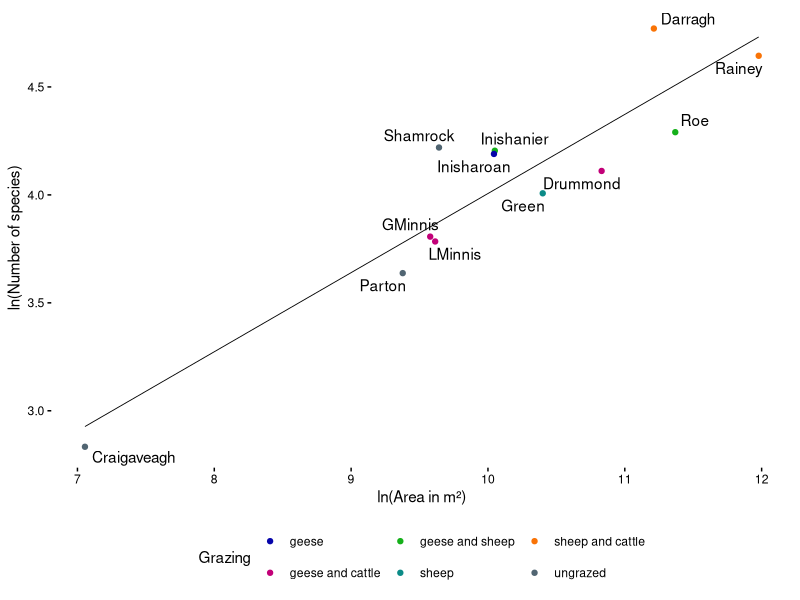
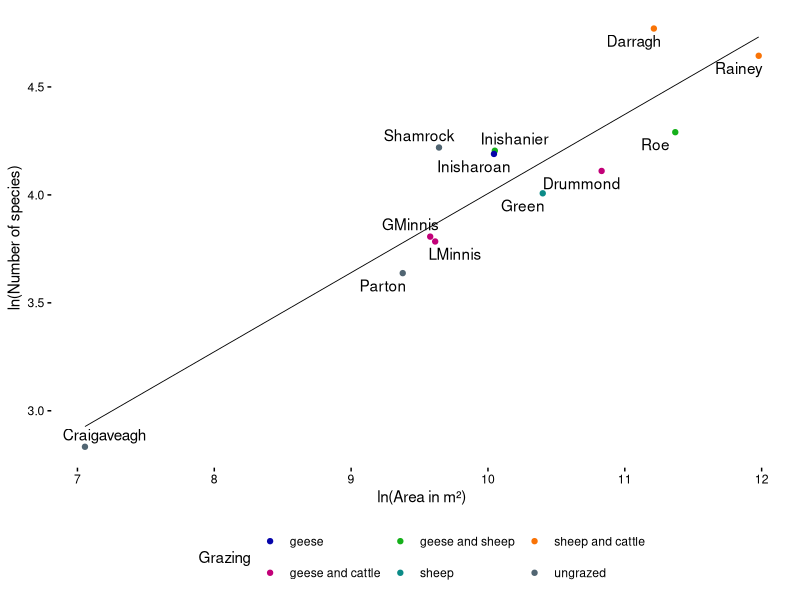
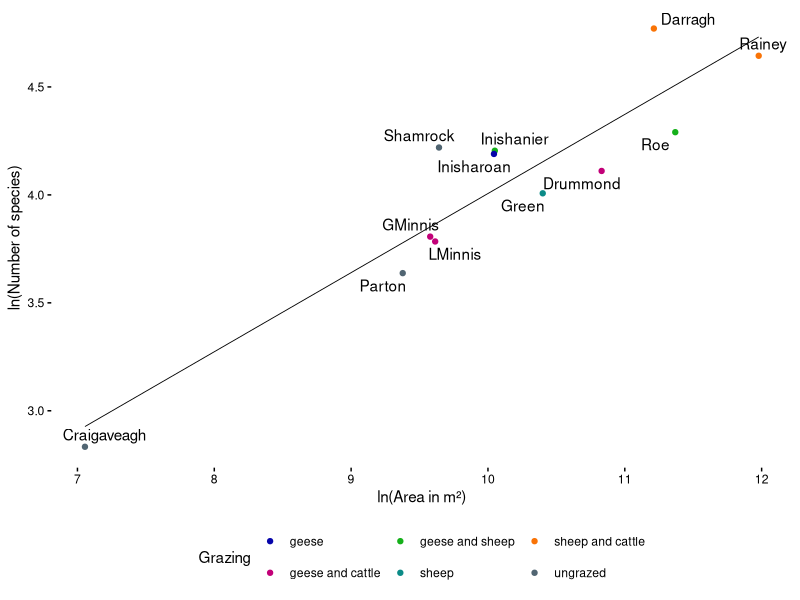
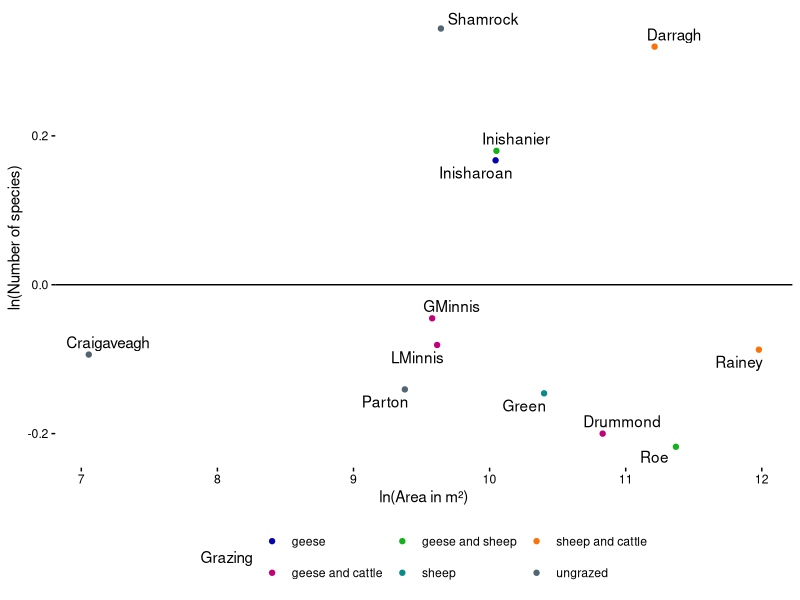
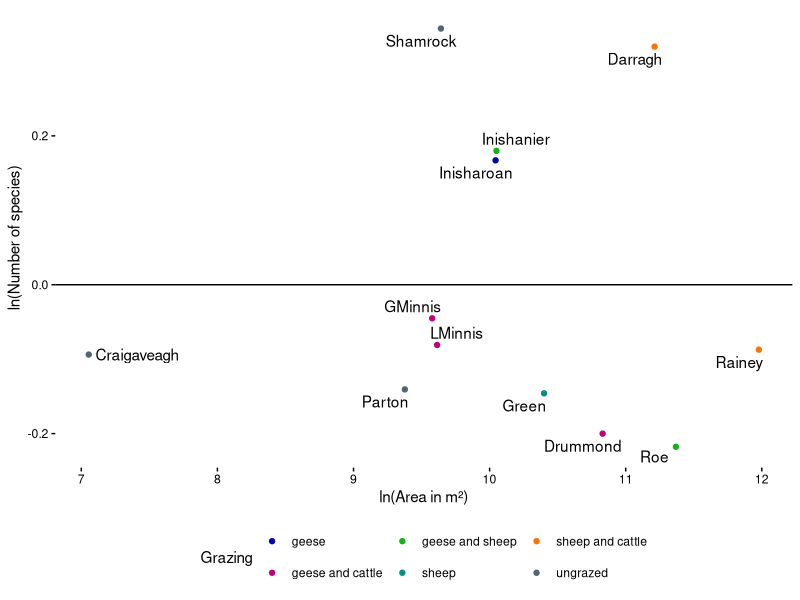

The R source for these figures, in order:

# libraries ---------------------------------------------------------------

library(ggplot2)
library(ggrepel)

# import data -------------------------------------------------------------

data <- read.csv('data/species-area.csv', stringsAsFactors = T)
data <- data[-c(14,15,13),, drop = F]

# linear model ------------------------------------------------------------

lm(logSR ~ logA, data = data)
summary(lm(logSR ~ logA, data = data))
# plot(lm(logSR ~ logA, data = data))
data$res <- lm(logSR ~ logA, data = data)$res

## analysis without Craigaveagh -------------------------------------------

data_minus_Craigaveagh <- data[-1,]

lm(logSR ~ logA, data = data_minus_Craigaveagh)
summary(lm(logSR ~ logA, data = data_minus_Craigaveagh))
# plot(lm(logSR ~ logA, data = data_minus_Craigaveagh))

## plotting model ---------------------------------------------------------

p <- ggplot(data, aes(x=logA, y=logSR, col = Grazing)) +
  geom_smooth(method='lm',
              color = 'black',
              se=F,
              linewidth = 0.3) +
  geom_point() +
  geom_text_repel(aes(label=island), color='black') +
  scale_color_manual(values = c("#0504aa",
                                "#c20078",
                                "#15b01a",
                                "#0b8b87",
                                "#f97306",
                                "#516572",
                                "#3d7afd")) +
  theme(panel.background = element_rect(fill = "transparent", colour = NA),
        plot.background = element_rect(fill = "transparent", colour = NA),
        axis.title.x = element_text(color = 'black'),
        axis.title.y = element_text(color = 'black'),
        axis.ticks = element_line(color = "black"),
        panel.grid.major = element_blank(),
        panel.grid.minor = element_blank(),
        axis.text = element_text(colour = "black"),
        legend.position = 'bottom',
        legend.background = element_blank(),
        legend.key = element_blank(),
        legend.text = element_text(color='black'),
        legend.title = element_text(color='black')) +
  xlab('ln(Area in m²)') +
  ylab('ln(Number of species)'
  )

### save figures -----------------------------------------------------------

png('figures/log-log.png', height=2500, width=3000, res=600, bg='white')

p

dev.off()
p

svg('figures/log-log_noBG.svg', height=4, width=5, bg="transparent")
p
dev.off()

## plot residuals ---------------------------------------------------------

p2 <- ggplot(data, aes(x=logA, y=res, col = Grazing)) +
  geom_hline(yintercept = 0, color = "black") +
  geom_point() +
  geom_text_repel(aes(label=island), color='black') +
  scale_color_manual(values = c("#0504aa",
                                "#c20078",
                                "#15b01a",
                                "#0b8b87",
                                "#f97306",
                                "#516572",
                                "#3d7afd")) +
  theme(panel.background = element_rect(fill = "transparent", colour = NA),
        plot.background = element_rect(fill = "transparent", colour = NA),
        axis.title.x = element_text(color = 'black'),
        axis.title.y = element_text(color = 'black'),
        axis.ticks = element_line(color = "black"),
        panel.grid.major = element_blank(),
        panel.grid.minor = element_blank(),
        axis.text = element_text(colour = "black"),
        legend.position = 'bottom',
        legend.background = element_blank(),
        legend.key = element_blank(),
        legend.text = element_text(color='black'),
        legend.title = element_text(color='black')) +
  xlab('ln(Area in m²)') +
  ylab('ln(Number of species)'
  )

### save figures -----------------------------------------------------------

png('figures/25_02_residuals.png', height=2500, width=3000, res=600, bg='white')

p2

dev.off()

svg('figures/25_02_residuals.svg', height=4, width=5, bg="transparent")

p2

dev.off()
